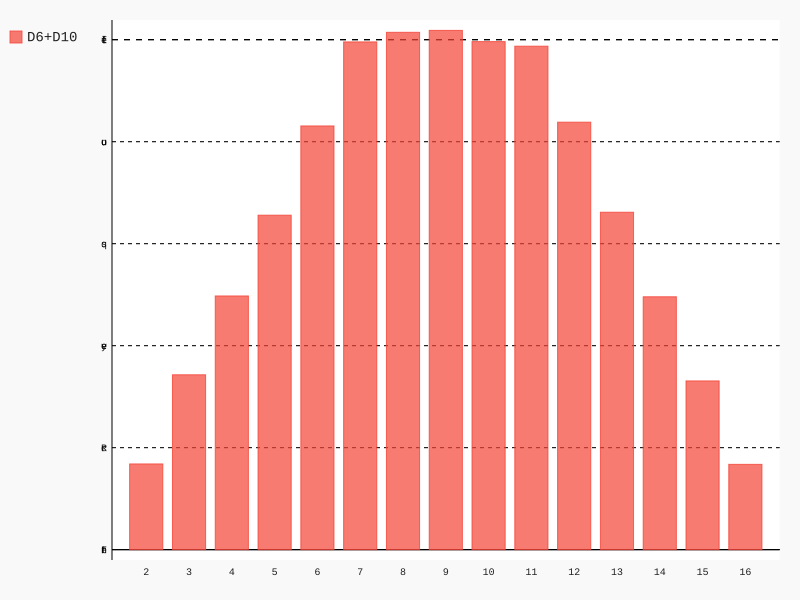

Write Python code to recreate this figure.
import pygal

from die import Die

#两个不同骰子
die_1=Die()
die_2=Die(10)
#存储多次结果
results=[]
for roll_num in range(50000):
    result=die_1.roll()+die_2.roll()
    results.append( result)

#统计次数
frequencies=[]
max_result=die_1.num_sides+die_2.num_sides
for value in range(2,max_result+1):
    frequency=results.count(value)
    frequencies.append(frequency)

#结果可视化
hist=pygal.Bar()

hist._title="Result of rolling a D6 and a D10 50000 times"

hist.x_labels=['2','3','4','5','6','7','8','9','10','11','12','13','14','15','16']
hist._x_title="Result"
hist.y_labels="Frequency of Result"

hist.add('D6+D10',frequencies)
#关于SVG：https://baike.baidu.com/item/SVG/63178?fr=aladdin
hist.render_to_file('die_visual.svg')
